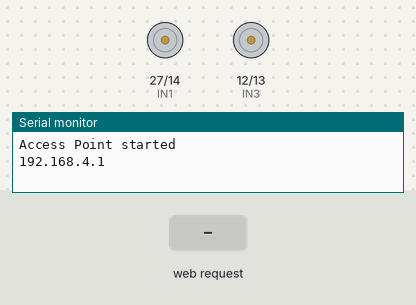
A sketch run on a simulated ESP32. Shown: motor-driver pin pairs drawn as motors (green arrow = first pin HIGH = forward, orange = second pin HIGH = backward, longer = more drive, scaled by the enable pin), the last lines printed to the serial monitor. Inputs (shaded band) come from the test bench.

Above: at 1.2 s.
1.3 s: HTTP request GET /maju received
At 2.5 s:
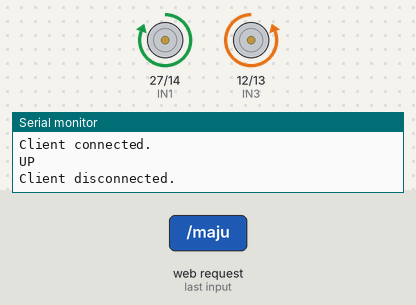
2.8 s: HTTP request GET /mundur received
At 3.8 s:
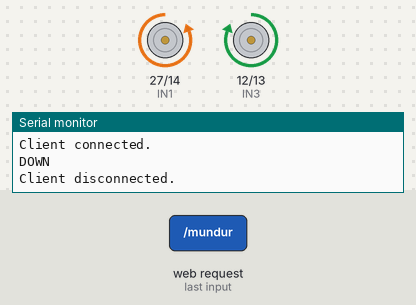
4.3 s: HTTP request GET /kiri received
At 4.9 s:
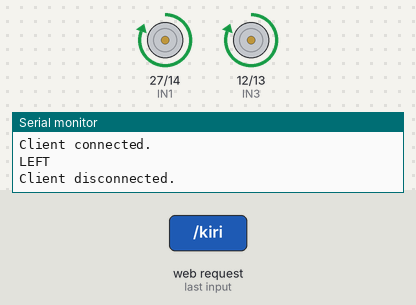
5.8 s: HTTP request GET /kanan received
At 7.0 s:
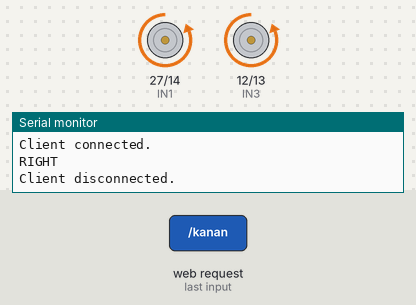
7.3 s: HTTP request GET /STOP received
At 8.4 s:
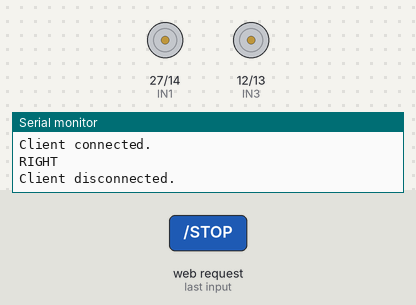
Timing chart, 0 to 9.8 s (numbered marks = the images above; inputs shaded):
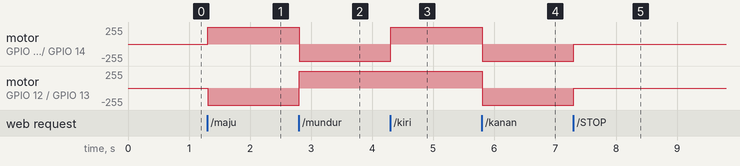

The sketch:

esp.ino
```cpp
#include <WiFi.h>

// Ganti dengan SSID dan password yang Anda inginkan
const char* ssid = "ESP32-AP";
const char* password = "12345678";

WiFiServer server(80);
String header;

// Contoh pin untuk aksi (bisa diganti sesuai kebutuhan)
#define enA 25 // Example GPIO for ESP32
#define enB 26 // Example GPIO for ESP32
#define IN1 27 // Example GPIO for ESP32
#define IN2 14 // Example GPIO for ESP32
#define IN3 12 // Example GPIO for ESP32
#define IN4 13 // Example GPIO for ESP32

void setup() {
  Serial.begin(115200);

  // Set ESP32 analog read resolution to 10-bit (0-1023) to match Arduino Uno behavior
  // if your thresholds are based on that range.
  // Alternatively, adjust thresholds for ESP32's default 12-bit resolution (0-4095).
  analogReadResolution(10);

  // pinMode(LED_BUILTIN, OUTPUT); // Note: LED_BUILTIN is set up but not used in the loop.
  pinMode(IN1, OUTPUT);
  pinMode(IN2, OUTPUT);
  pinMode(IN3, OUTPUT);
  pinMode(IN4, OUTPUT);
  pinMode(enA, OUTPUT);
  pinMode(enB, OUTPUT);

  digitalWrite(enA, HIGH);
  digitalWrite(enB, HIGH);

  // Buat Access Point
  WiFi.softAP(ssid, password);
  Serial.println("Access Point started");
  Serial.println(WiFi.softAPIP());

  server.begin();
}

void loop() {
  WiFiClient client = server.available();

  if (client) {
    Serial.println("Client connected.");
    String currentLine = "";

    while (client.connected()) {
      if (client.available()) {
        char c = client.read();
        header += c;

        if (c == '\n') {
          if (currentLine.length() == 0) {
            // Kirim header HTTP
            client.println("HTTP/1.1 200 OK");
            client.println("Content-type:text/html");
            client.println();

            // Tangani permintaan
            if (header.indexOf("GET /maju") >= 0) {
              Serial.println("UP");
              digitalWrite(IN1, HIGH);
              digitalWrite(IN2, LOW);
              digitalWrite(IN3, LOW);
              digitalWrite(IN4, HIGH);
            } else if (header.indexOf("GET /mundur") >= 0) {
              Serial.println("DOWN");
              digitalWrite(IN1, LOW);
              digitalWrite(IN2, HIGH);
              digitalWrite(IN3, HIGH);
              digitalWrite(IN4, LOW);
            } else if (header.indexOf("GET /kiri") >= 0) {
              Serial.println("LEFT");
              digitalWrite(IN1, HIGH);
              digitalWrite(IN2, LOW);
              digitalWrite(IN3, HIGH);
              digitalWrite(IN4, LOW);
            } else if (header.indexOf("GET /kanan") >= 0) {
              Serial.println("RIGHT");
              digitalWrite(IN1, LOW);
              digitalWrite(IN2, HIGH);
              digitalWrite(IN3, LOW);
              digitalWrite(IN4, HIGH);
            }
            else if (header.indexOf("GET /STOP") >= 0) {
              Serial.println("RIGHT");
              digitalWrite(IN1, LOW);
              digitalWrite(IN2, LOW);
              digitalWrite(IN3, LOW);
              digitalWrite(IN4, LOW);
            }

            // Kirim halaman HTML
            client.println("<!DOCTYPE html><html>");
            client.println("<head><title>ESP32 Kontrol Arah</title>");
            client.println("<style>button{padding:30px;margin:10px;font-size:20px}</style></head>");
            client.println("<body><h1>Kontrol Gerakan</h1>");
            client.println("<a href=\"/maju\"><button>Maju</button></a><br>");
            client.println("<a href=\"/kiri\"><button>Kiri</button></a>");
            client.println("<a href=\"/kanan\"><button>Kanan</button></a><br>");
            client.println("<a href=\"/mundur\"><button>Mundur</button></a>");
            client.println("<a href=\"/STOP\"><button>STOP</button></a><br>");

            client.println("</body></html>");

            client.println();
            break;
          } else {
            currentLine = "";
          }
        } else if (c != '\r') {
          currentLine += c;
        }
      }
    }

    header = "";
    client.stop();
    Serial.println("Client disconnected.");
  }
}
```

Measured:
- after the input at 1.3 s, motor on GPIO 27 (IN1) / GPIO 14 (IN2): stopped → forward 255/255 at once; motor on GPIO 12 (IN3) / GPIO 13 (IN4): stopped → backward 255/255 at once
- after the input at 2.8 s, motor on GPIO 27 (IN1) / GPIO 14 (IN2): forward 255/255 → backward 255/255 at once; motor on GPIO 12 (IN3) / GPIO 13 (IN4): backward 255/255 → forward 255/255 at once
- after the input at 4.3 s, motor on GPIO 27 (IN1) / GPIO 14 (IN2): backward 255/255 → forward 255/255 at once
- after the input at 5.8 s, motor on GPIO 27 (IN1) / GPIO 14 (IN2), motor on GPIO 12 (IN3) / GPIO 13 (IN4): forward 255/255 → backward 255/255 at once
- after the input at 7.3 s, motor on GPIO 27 (IN1) / GPIO 14 (IN2), motor on GPIO 12 (IN3) / GPIO 13 (IN4): backward 255/255 → stopped at once
